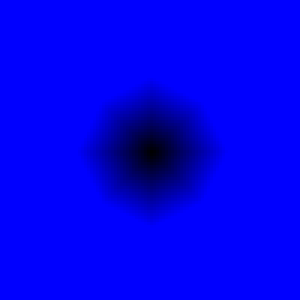
#> input picture test/convolution/circular.bmp, 100 x 100 px (shown 3 times larger)
$ jupyter execute image_convolution.ipynb
#> lines starting #> are read from the running program, lines starting #| are printed output that depends on the picture
[cell 1]
import matplotlib.pyplot as plt
import matplotlib.image as mpimg
import numpy as np
from PIL import Image
import cv2
# %matplotlib inline

im = Image.open("test/convolution/circular.bmp")
#> im is the input picture: PIL image 100x100 RGB; mean R, G, B 0, 0, 240.3
Base = np.array(im)

# im2 = mpimg.imread('images/cc_fin.bmp')
# im3 = cv2.imread('images/blue_gradient.bmp')
# print(im3.shape)

[cell 2]
b = Base #.copy()
# set green and red channels to 0, only channel 2 (blue) remaining
b[:, :, 0] = 0
b[:, :, 1] = 0
# plt.imshow(b)
blue_channel = b[:,:,2]
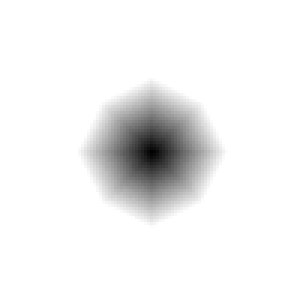
#> blue_channel: shape (100, 100) (shown 3 times larger); min 1, max 255, mean 240.3
plt.imshow(blue_channel)
print(blue_channel)
#> (printed output is left out)

[cell 3]
blur = cv2.blur(blue_channel,(5,5))
gauss = cv2.GaussianBlur(blue_channel,(5,5),2)

[cell 4]
blue_gradient = np.gradient(blue_channel)
#> blue_gradient = 2 items
blur_gradient = np.gradient(blur)
#> blur_gradient = 2 items
gauss_gradient = np.gradient(gauss)
#> gauss_gradient = 2 items
print(gauss_gradient[0])
#> (printed output is left out)
print(gauss_gradient[1])
#> (printed output is left out)
if 1:
    pass
